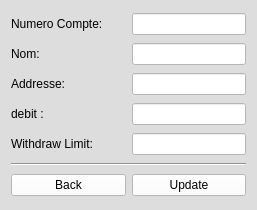
<?xml version="1.0" encoding="UTF-8"?>
<ui version="4.0">
 <class>ratelimit</class>
 <widget class="QWidget" name="ratelimit">
  <property name="geometry">
   <rect>
    <x>0</x>
    <y>0</y>
    <width>257</width>
    <height>210</height>
   </rect>
  </property>
  <property name="windowTitle">
   <string>Rate/Limit</string>
  </property>
  <property name="windowIcon">
   <iconset resource="resource.qrc">
    <normaloff>:/new/Resource/Login.png</normaloff>:/new/Resource/Login.png</iconset>
  </property>
  <property name="styleSheet">
   <string notr="true">background-color: #ddd;</string>
  </property>
  <layout class="QVBoxLayout" name="verticalLayout">
   <item>
    <layout class="QHBoxLayout" name="horizontalLayout">
     <item>
      <widget class="QLabel" name="label">
       <property name="sizePolicy">
        <sizepolicy hsizetype="MinimumExpanding" vsizetype="Preferred">
         <horstretch>0</horstretch>
         <verstretch>0</verstretch>
        </sizepolicy>
       </property>
       <property name="text">
        <string>Numero Compte:</string>
       </property>
      </widget>
     </item>
     <item>
      <widget class="QLineEdit" name="rate_acc_no">
       <property name="styleSheet">
        <string notr="true">background-color: rgb(255, 255, 255);</string>
       </property>
      </widget>
     </item>
    </layout>
   </item>
   <item>
    <layout class="QHBoxLayout" name="horizontalLayout_2">
     <item>
      <widget class="QLabel" name="label_2">
       <property name="sizePolicy">
        <sizepolicy hsizetype="MinimumExpanding" vsizetype="Preferred">
         <horstretch>0</horstretch>
         <verstretch>0</verstretch>
        </sizepolicy>
       </property>
       <property name="text">
        <string>Nom:</string>
       </property>
      </widget>
     </item>
     <item>
      <widget class="QLineEdit" name="rate_name">
       <property name="styleSheet">
        <string notr="true">background-color: rgb(255, 255, 255);</string>
       </property>
      </widget>
     </item>
    </layout>
   </item>
   <item>
    <layout class="QHBoxLayout" name="horizontalLayout_3">
     <item>
      <widget class="QLabel" name="label_3">
       <property name="sizePolicy">
        <sizepolicy hsizetype="MinimumExpanding" vsizetype="Preferred">
         <horstretch>0</horstretch>
         <verstretch>0</verstretch>
        </sizepolicy>
       </property>
       <property name="text">
        <string>Addresse:</string>
       </property>
      </widget>
     </item>
     <item>
      <widget class="QLineEdit" name="rate_address">
       <property name="styleSheet">
        <string notr="true">background-color: rgb(255, 255, 255);</string>
       </property>
      </widget>
     </item>
    </layout>
   </item>
   <item>
    <layout class="QHBoxLayout" name="horizontalLayout_4">
     <item>
      <widget class="QLabel" name="label_4">
       <property name="sizePolicy">
        <sizepolicy hsizetype="MinimumExpanding" vsizetype="Preferred">
         <horstretch>0</horstretch>
         <verstretch>0</verstretch>
        </sizepolicy>
       </property>
       <property name="text">
        <string>debit :</string>
       </property>
      </widget>
     </item>
     <item>
      <widget class="QLineEdit" name="rate_rate">
       <property name="styleSheet">
        <string notr="true">background-color: rgb(255, 255, 255);</string>
       </property>
      </widget>
     </item>
    </layout>
   </item>
   <item>
    <layout class="QHBoxLayout" name="horizontalLayout_5">
     <item>
      <widget class="QLabel" name="label_5">
       <property name="sizePolicy">
        <sizepolicy hsizetype="MinimumExpanding" vsizetype="Preferred">
         <horstretch>0</horstretch>
         <verstretch>0</verstretch>
        </sizepolicy>
       </property>
       <property name="text">
        <string>Withdraw Limit:</string>
       </property>
      </widget>
     </item>
     <item>
      <widget class="QLineEdit" name="rate_limit">
       <property name="styleSheet">
        <string notr="true">background-color: rgb(255, 255, 255);</string>
       </property>
      </widget>
     </item>
    </layout>
   </item>
   <item>
    <widget class="Line" name="line">
     <property name="orientation">
      <enum>Qt::Horizontal</enum>
     </property>
    </widget>
   </item>
   <item>
    <layout class="QHBoxLayout" name="horizontalLayout_6">
     <item>
      <widget class="QPushButton" name="rate_back">
       <property name="styleSheet">
        <string notr="true">background-color: rgb(255, 255, 255);</string>
       </property>
       <property name="text">
        <string>Back</string>
       </property>
      </widget>
     </item>
     <item>
      <widget class="QPushButton" name="rate_push">
       <property name="styleSheet">
        <string notr="true">background-color: rgb(255, 255, 255);</string>
       </property>
       <property name="text">
        <string>Update</string>
       </property>
      </widget>
     </item>
    </layout>
   </item>
  </layout>
 </widget>
 <resources>
  <include location="resource.qrc"/>
 </resources>
 <connections/>
</ui>
